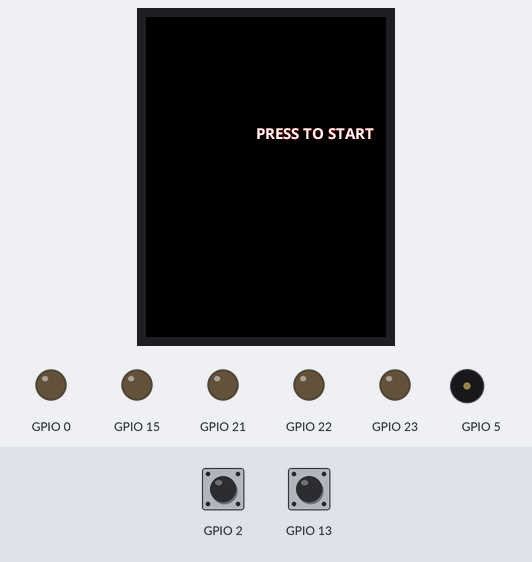
Bench run of a sketch on a simulated ESP32. Shown: 240×320 colour display, output pins drawn as LEDs (lit = HIGH), buzzer (waves = sounding). The test bench sets the inputs (shaded band); at power-on: GPIO 2 HIGH, GPIO 13 HIGH. Random numbers use the default seed unless the sketch sets one; what the sketch prints to the serial monitor is not drawn.

Above: at 11.4 s.
11.5 s: GPIO 2 pulled LOW for 0.35 s
At 14.6 s:
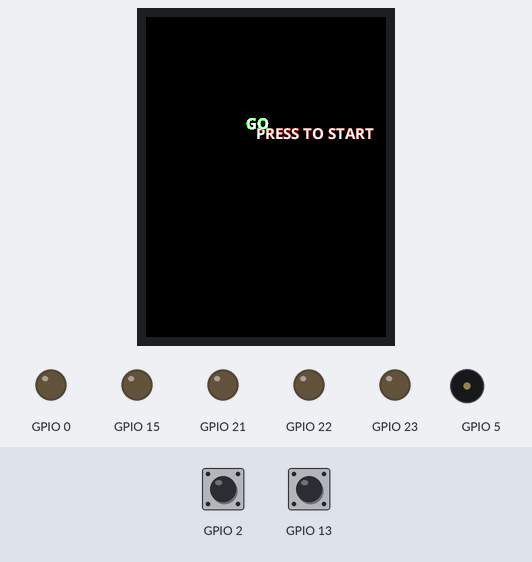
14.8 s: GPIO 2 pulled LOW for 1 s
At 16.8 s:
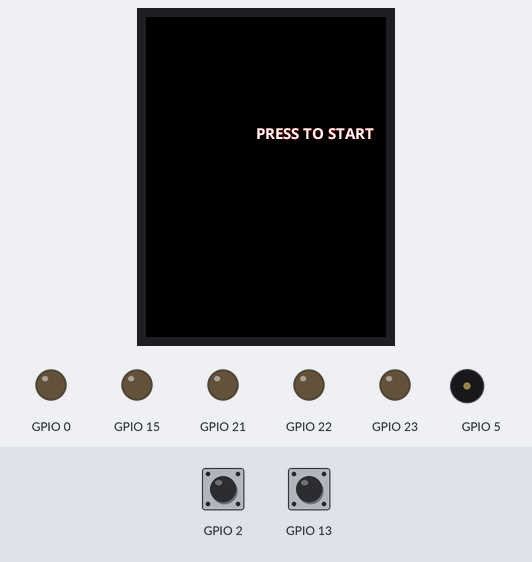
17.3 s: GPIO 2 pulled LOW for 3.2 s
At 19.44 s:
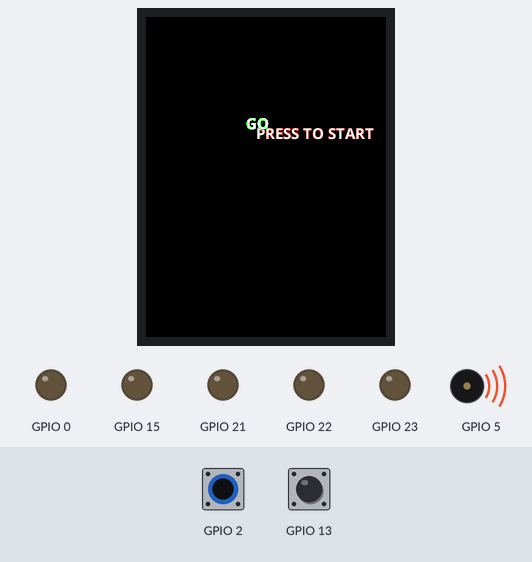
22.0 s: GPIO 13 pulled LOW for 1 s
At 23.1 s:
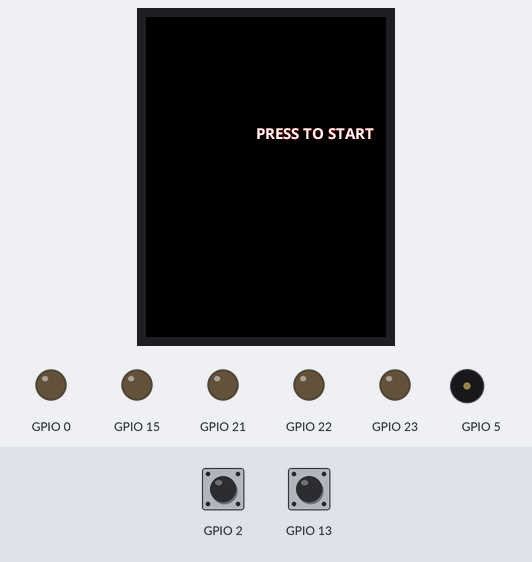
Timing chart, 0 to 25.0 s (numbered marks = the images above; inputs shaded):
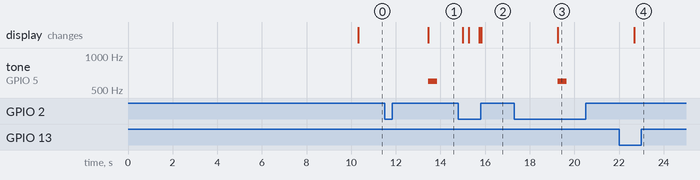

The sketch:

xReactionTimerV1.2.0.ino
```cpp
#include <SPI.h>
#include <TFT_eSPI.h>
#include "NotoSansBold15.h"
#include "NotoSansBold36.h"
#include "peripherals.h"

#include <SPI.h>
#include <TFT_eSPI.h>
TFT_eSPI tft = TFT_eSPI();  // TFT instance


// Define the font names as arrays, not in quotes
#define AA_FONT_SMALL NotoSansBold15
#define AA_FONT_LARGE NotoSansBold36


void setup() {

  Serial.begin(115200);
  Serial.println(" STARTING ");

  tft.begin();
  tft.setRotation(0);

  pinMode(buzzer, OUTPUT);
  pinMode(motor, OUTPUT);
  pinMode(changeButton, INPUT_PULLUP);

  // WiFi.softAP(ssid, password,6);

  // ArduinoOTA.setHostname("ESP32-OTA");
  // ArduinoOTA.begin();

  //  for (int i = 0; i < 7; i++) {
  //     int noteDuration = noteDurations[i];
  //     tone(buzzer, melody[i], noteDuration);
  //     delay(noteDuration * 1.30);  // A little pause between notes
  //   }
  //   noTone(buzzer);  // Turn off the buzzer

  pinMode(buttonPin, INPUT_PULLUP);
  pinMode(led, OUTPUT);
  pinMode(greenLed, OUTPUT);
  pinMode(blueLed, OUTPUT);
  pinMode(redLed, OUTPUT);

  //        for (int i = 0; i < 7; i++) {
  //   int noteDuration = noteDurations[i];
  //   tone(buzzer, melody[i], noteDuration);
  //   delay(noteDuration * 1.30);  // A little pause between notes
  // }

  noTone(buzzer);


 attachInterrupt(digitalPinToInterrupt(buttonPin),ISR,FALLING);


  tft.fillScreen(TFT_BLACK);
  tft.setTextColor(TFT_WHITE, TFT_BLACK);    // Set text color and background color for anti-aliasing
  tft.loadFont(AA_FONT_SMALL);               // Load desired font

  // Center the text
  int16_t x = (240 - tft.textWidth("reaction time: 98")) / 2;
  int16_t y = (240 - tft.fontHeight()) / 2;
  tft.setCursor(x, y);

  tft.print("STARTING");

  delay(10000);

}


void clear(){
    tft.fillScreen(TFT_BLACK);
}

void reactionTimer(){

  currT=millis();

  if (change){
    delay(200);
    changeStart=currT;
    step = (step+1)%4;
    change = false;
  }

  currT = millis();

  switch(step){

  case 0:

  tft.fillScreen(TFT_BLACK);
  tft.setTextColor(TFT_WHITE, TFT_MAROON);    // Set text color and background color for anti-aliasing
  tft.loadFont(AA_FONT_SMALL);               // Load desired font

  tft.setCursor(110,110);


  // Center the text
  // int16_t x = (240 - tft.textWidth("Reaction Time: 98")) / 2;
  // int16_t y = (240 - tft.fontHeight()) / 2;
  // tft.setCursor(x, y);

  tft.print("PRESS TO START");

    startTime = millis();
    delay(200);

  break;
  case 1:
    currT=millis();
    rands = random(2000,3000);

        if (currT - startTime > rands) {
     startTime = millis();
       tft.loadFont(AA_FONT_SMALL);               // Load desired font

 tft.setCursor(100, 100);
   tft.setTextColor(TFT_WHITE, TFT_GREEN);    // Set text color and background color for anti-aliasing
  tft.print("GO");

      tone(buzzer, tone3, 400);
      step++;

    }


  break;

  case 2:

   break;

  case 3:
     char str[10];
        reactionTime = currT-startTime;

  sprintf(str, "%d", reactionTime);
        Serial.print("   REACTION TIME:  ");
        Serial.println(reactionTime);
 tft.setCursor(100, 100);
   tft.setTextColor(TFT_WHITE, TFT_RED);    // Set text color and background color for anti-aliasing
  tft.print(reactionTime);
        clear();
        delay(100);

        if (reactionTime-200 < best){
          best = reactionTime-200;

    tone(buzzer, tone1, 200);
    delay(100);

    tone(buzzer, tone2, 200);
    delay(100);

    tone(buzzer, tone3, 200);
    delay(200);

    noTone(buzzer);
        }
        if (best<200){
          clear();
//besttt
        }

        step = 0;
        changeStart=millis();

  break;
 }
}


void nToN(int x, int y, char text[]){

  tft.fillScreen(TFT_BLACK);
  tft.setTextColor(TFT_WHITE, TFT_MAROON);    // Set text color and background color for anti-aliasing
  tft.loadFont(AA_FONT_SMALL);               // Load desired font

  tft.setCursor(x, y);


  // Center the text
  // int16_t x = (240 - tft.textWidth("Reaction Time: 98")) / 2;
  // int16_t y = (240 - tft.fontHeight()) / 2;
  // tft.setCursor(x, y);

  tft.print(text);


}
void nToT(int x, int y, int num){

  tft.fillScreen(TFT_BLACK);
  tft.setTextColor(TFT_WHITE, TFT_MAROON);    // Set text color and background color for anti-aliasing
  tft.loadFont(AA_FONT_SMALL);               // Load desired font

  tft.setCursor(x, y);


  // Center the text
  // int16_t x = (240 - tft.textWidth("Reaction Time: 98")) / 2;
  // int16_t y = (240 - tft.fontHeight()) / 2;
  // tft.setCursor(x, y);

  tft.print(num);


}


void loop() {

  if (digitalRead(changeButton)==0){
    delay(200);
    changeMode=(changeMode+1)%3;
    step=0;
  }

  switch(changeMode){

    case 0:    // reation tester
    reactionTimer();
    break;

    // case 1:
    // toneGame();
    // break;

    // case 2:
    // memoryGame();
    // break;
  }

}
```

Notes.ino
```cpp
/*

Information notes only:
======================

//These are the text plotting alignment (reference datum point)

TL_DATUM = Top left (default)
TC_DATUM = Top centre
TR_DATUM = Top right

ML_DATUM = Middle left
MC_DATUM = Middle centre
MR_DATUM = Middle right

BL_DATUM = Bottom left
BC_DATUM = Bottom centre
BR_DATUM = Bottom right

L_BASELINE = Left character baseline (Line the 'A' character would sit on)
C_BASELINE = Centre character baseline
R_BASELINE = Right character baseline

// Basic colours already defined:

TFT_BLACK       0x0000
TFT_NAVY        0x000F
TFT_DARKGREEN   0x03E0
TFT_DARKCYAN    0x03EF
TFT_MAROON      0x7800
TFT_PURPLE      0x780F
TFT_OLIVE       0x7BE0
TFT_LIGHTGREY   0xC618
TFT_DARKGREY    0x7BEF
TFT_BLUE        0x001F
TFT_GREEN       0x07E0
TFT_CYAN        0x07FF
TFT_RED         0xF800
TFT_MAGENTA     0xF81F
TFT_YELLOW      0xFFE0
TFT_WHITE       0xFFFF
TFT_ORANGE      0xFDA0
TFT_GREENYELLOW 0xB7E0
TFT_PINK        0xFC9F


 */
```

peripherals.h
```cpp
#ifndef DISPLAYCONTROL_H
#define peripherals_H
 #include<arduino.h>

#define NOTE_E5 659
#define NOTE_A5 880
#define NOTE_B5 988
#define NOTE_E7 2637
#define NOTE_E7 2637
#define NOTE_E7 2637
#define NOTE_C7 2093
#define NOTE_E7 2637
#define NOTE_G7 3136
#define NOTE_G6 1568
#define NOTE_E6 1319
#define NOTE_C6 1047
#define NOTE_G6 1568
#define NOTE_G5 784

const char* ssid = "I LOVE YOU MALLORY";
const char* password = "pass";

unsigned long lastT;
unsigned long currT;
unsigned long time1;
unsigned long startT;
unsigned long delayTime = random(1000, 5000);
unsigned long startTime;
unsigned long debounceTime = 50;
unsigned long lastDebounceTime = 0;
unsigned long reactionTime;
unsigned long trackerC;
unsigned long trackerP;
unsigned long best=200;
unsigned long toneStart;
const int tone1 = 400;  // C4
const int tone2 = 500;  // E4
const int tone3 = 600;  // G4
int changeButton=13;
int buzzer=5;  //5
int motor;
int led =15;
int greenLed=21;
int blueLed=23;
int redLed=22;
int setMode;
int dt = 50;
int buttonPin = 2;
int step=0;
int circle;
int flag;
int lastState = 3;
int changeMode=0;
int buttonState;

unsigned long changeStart = 0;
int rands = random(2000,3000);
int toneone=502;
int tonetwo=500;
int oS;


int noteDurations[] = {
  150, 150, 300, 100, 150, 350, 300
};

int melody[] = {
  NOTE_E6, NOTE_E6, NOTE_E6, NOTE_C6, NOTE_E6, NOTE_G6, NOTE_G5
};


volatile bool change = false;
bool isTrialComplete = false;
bool running = false;
bool goMode= false;
bool reactRan=0;
bool timeToWait = true;
bool timeForANewLoop = true;
bool ledOn = false;
bool choice;
bool correct;


void ISR(){
 change = true;
}


#endif
```

Source omitted: toSansBold15.h (data table, 65732 bytes), oSansBold36.h (data table, 268239 bytes)

Measured:
- after the input at 11.5 s, tone on GPIO 5: silent → 600 Hz after 1.9 s, → silent 0.40 s later; the display: changes after 1.9 s (image 1)
- after the input at 14.8 s, the display: first changes after 0.20 s (image 2 shows a later state)
- after the input at 17.3 s, tone on GPIO 5: silent → 600 Hz after 1.9 s, → silent 0.40 s later; the display: changes after 1.9 s (image 3)
- after the input at 22.0 s, the display: changes after 0.68 s (image 4)
